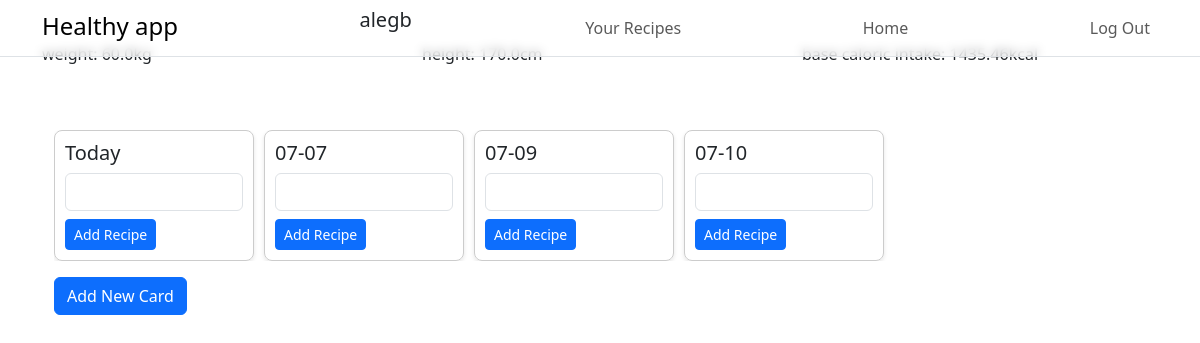
The page /home (signed in) on the database its author committed.
### tables this page shows
CREATE TABLE "user_stats" (user_id INTEGER PRIMARY KEY, weight REAL NOT NULL, height REAL NOT NULL, age REAL NOT NULL, gender TEXT NOT NULL, activity_level INTEGER CHECK (activity_level BETWEEN 1 and 4), FOREIGN KEY (user_id) REFERENCES users(id));

CREATE TABLE cards (id INTEGER PRIMARY KEY AUTOINCREMENT, user_id INTEGER, day DATE, FOREIGN KEY (user_id) REFERENCES users(id));

### app.py (the view)
@app.route('/home')
def home():
    if 'user_id' not in session:
        print("user not logged in.")
        return render_template('login.html')
    current_date = datetime.now().strftime('%m-%d')
    db = get_db()
    cursor = db.cursor()
    cursor.execute("SELECT weight, height, age, gender, activity_level FROM user_stats WHERE user_id = ?", (session['user_id'],))
    user_data = cursor.fetchone()
    print("busca los datos del usuario en la base")
    cursor.execute("SELECT id, day FROM cards WHERE user_id = ? AND day >= ?", (session['user_id'], current_date))
    cards = cursor.fetchall()
    cursor.execute("SELECT id, name FROM recipes WHERE user_id = ?", (session['user_id'],))
    recipes = cursor.fetchall()
    if user_data:
        weight, height, age, gender, activity_level = user_data
        print("encuentra los datos del usuario en la base")
        if gender == 'male': # (male)
            base_cal_intake = 66 + (13.75 * weight) + (5 * height) - (6.75 * age)
        if gender == 'female': # (female)
            base_cal_intake = 655 + (9.56 * weight) + (1.85 * height) - (4.68 * age)
        return render_template('home.html', user=session["user_name"], base_cal_intake=base_cal_intake, height=height, weight=weight, cards=cards, recipes=recipes, current_date=current_date)
    else:
        print("NO encuentra los datos del usuario en la base")
        return render_template('home.html', user=session['user_name'], weight=None, height=None)

### app.py (called while the page is built)
def get_db():
    db = getattr(g, '_database', None)
    if db is None:
        db = g._database = sqlite3.connect(DATABASE)
        db.row_factory = sqlite3.Row
    return db

@app.teardown_appcontext
def close_connection(exception):
    db = getattr(g, '_database', None)
    if db is not None:
        db.close()

### templates/home.html (shortened to what this page needs)
{% extends "layout.html" %}
{% block main %}
    {% if weight and height %}
    <div class="home_container container">
        <section>
            <div class="row">
                <div class="col"><p>weight: {{ weight }}kg</p></div>
                <div class="col"><p>height: {{ height }}cm</p></div>
                <div class="col"><p>base caloric intake: {{ base_cal_intake }}kcal</p></div>
            </div>
        </section>
        <div class="container mt-5">
            <div id="calendar" class="calendar">
                {% for card in cards %}
                <div class="day-card">
                    {% set is_today = card['day'] == current_date %}
                    <h5>{{ 'Today' if is_today else card['day'] }}</h5>
                    <form action="/add_recipe_to_card" method="POST" class="add-recipe-form">
                        <select name="recipe_id" class="form-control mt-2">
                        </select>
                        <button type="submit" class="btn btn-primary btn-sm mt-2">Add Recipe</button>
                    </form>
                </div>
                {% endfor %}
            </div>
            <form id="addCardForm" action="/create_card" method="POST" class="add-card-form">
                <button type="submit" class="btn btn-primary mt-3">Add New Card</button>
            </form>
        </div>
    </div>
        {% endif %}
{% endblock %}

### static/style.css (style rules this page uses)
.home_container { padding-top: 3.5%; }
.calendar { display: flex; overflow-x: auto; }
.day-card { flex: 0 0 auto; width: 200px; height: auto; border: 1px solid #ccc; border-radius: 8px; padding: 10px; margin-right: 10px; box-shadow: 0 2px 4px rgba(0, 0, 0, 0.1); }

### rows shown on the page
user_stats: weight "60.0", height "170.0"
cards: day "07-07"
cards: day "07-09"
cards: day "07-10"

### other values the page prints
{{ base_cal_intake }} "1435.46"
